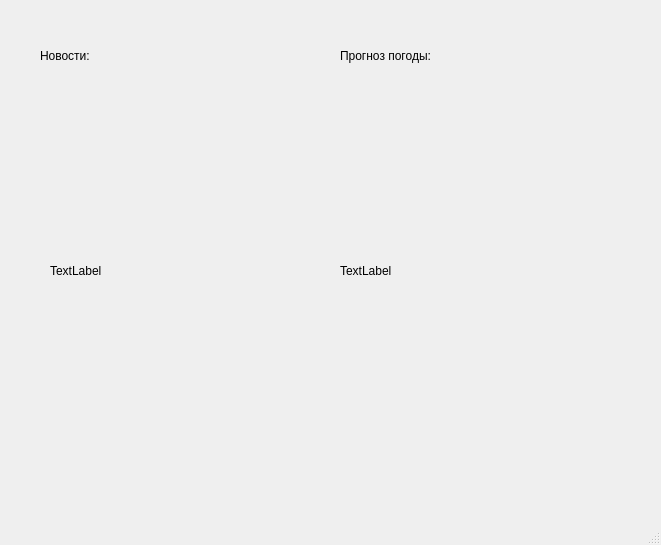
<?xml version="1.0" encoding="UTF-8"?>
<ui version="4.0">
 <class>MainWindow</class>
 <widget class="QMainWindow" name="MainWindow">
  <property name="geometry">
   <rect>
    <x>0</x>
    <y>0</y>
    <width>661</width>
    <height>545</height>
   </rect>
  </property>
  <property name="windowTitle">
   <string>Smart Home</string>
  </property>
  <widget class="QWidget" name="centralwidget">
   <widget class="QLabel" name="label">
    <property name="geometry">
     <rect>
      <x>40</x>
      <y>40</y>
      <width>101</width>
      <height>31</height>
     </rect>
    </property>
    <property name="text">
     <string>Новости:</string>
    </property>
   </widget>
   <widget class="QLabel" name="label_2">
    <property name="geometry">
     <rect>
      <x>340</x>
      <y>40</y>
      <width>111</width>
      <height>31</height>
     </rect>
    </property>
    <property name="text">
     <string>Прогноз погоды:</string>
    </property>
   </widget>
   <widget class="QLabel" name="label_news">
    <property name="geometry">
     <rect>
      <x>50</x>
      <y>140</y>
      <width>211</width>
      <height>261</height>
     </rect>
    </property>
    <property name="text">
     <string>TextLabel</string>
    </property>
   </widget>
   <widget class="QLabel" name="label_currency">
    <property name="geometry">
     <rect>
      <x>340</x>
      <y>140</y>
      <width>211</width>
      <height>261</height>
     </rect>
    </property>
    <property name="text">
     <string>TextLabel</string>
    </property>
   </widget>
  </widget>
  <widget class="QMenuBar" name="menubar">
   <property name="geometry">
    <rect>
     <x>0</x>
     <y>0</y>
     <width>661</width>
     <height>24</height>
    </rect>
   </property>
  </widget>
  <widget class="QStatusBar" name="statusbar"/>
 </widget>
 <resources/>
 <connections/>
</ui>
